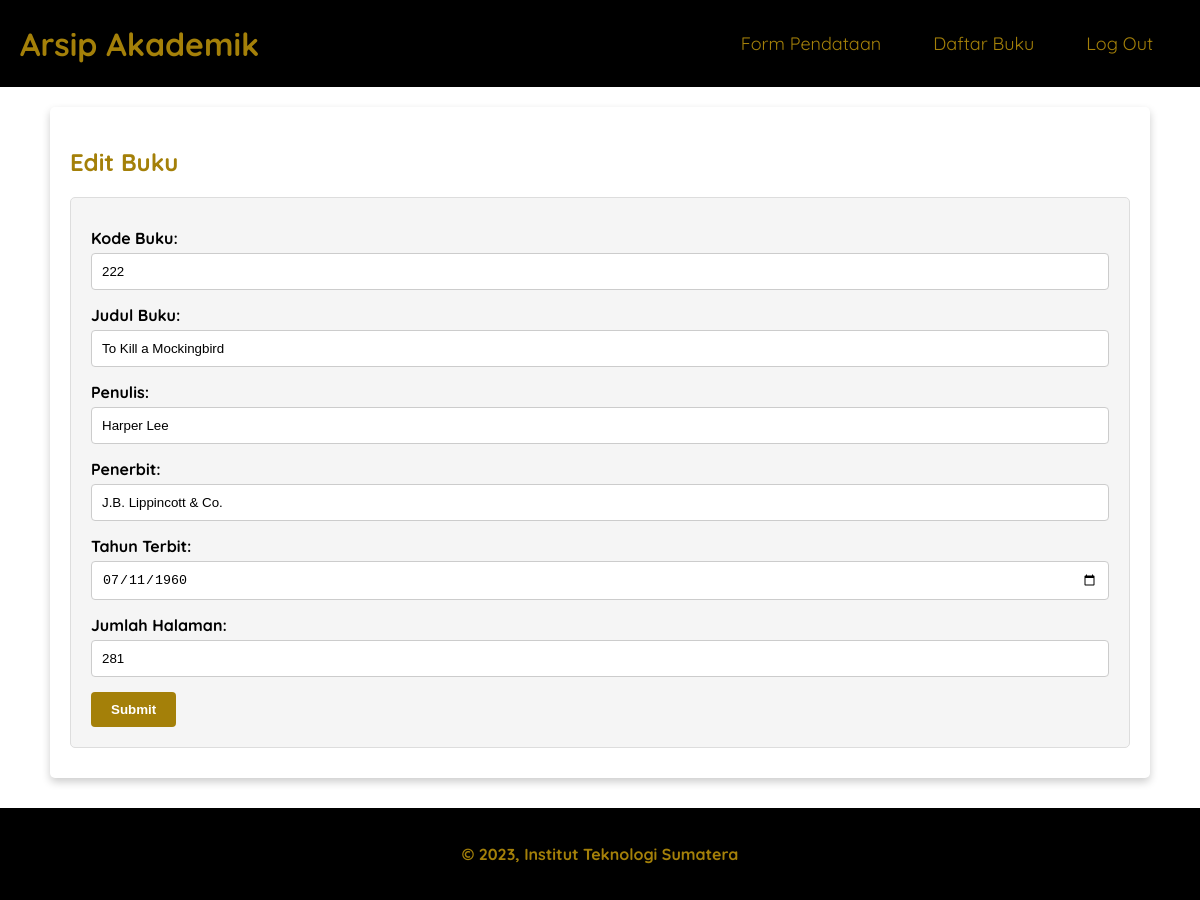
The page /editbuku.php?kode_buku=222 on the database its author committed.
### tables this page shows
CREATE TABLE `buku` (
  `kode_buku` int(10) NOT NULL,
  `judul_buku` varchar(100) DEFAULT NULL,
  `penulis` varchar(100) DEFAULT NULL,
  `penerbit` varchar(100) DEFAULT NULL,
  `tahun_terbit` date DEFAULT NULL,
  `jumlah_halaman` int(10) DEFAULT NULL
);

### editbuku.php (the view, shortened to what this page needs)
<?php
include "koneksi.php";
if(isset($_GET['kode_buku'])) {
    $kode_buku = $_GET['kode_buku'];
    $query = "SELECT * FROM buku WHERE kode_buku = '$kode_buku'";
    $result = mysqli_query($koneksi, $query);
    if ($result) {
        $row = mysqli_fetch_assoc($result);
        ?>
        <!DOCTYPE html>
        <html lang="en">
        <head>
            <link rel="stylesheet" href="style/style.css">
        </head>
        <body>
            <header class="header-logo">
                <h1>Arsip Akademik</h1>
                <nav>
                    <ul class="nav-list">
                        <li><a href="form.php">Form Pendataan</a></li>
                        <li><a href="index.php">Daftar Buku</a></li>
                        <li><a href="logout.php">Log Out</a></li>
                    </ul>
                </nav>
            </header>
            <main>
                <div id="content">
                    <article class="card">
                        <h1>Edit Buku</h1>
                        <div class="form">
                            <form id="editBookForm" action="edit.php" method="post" onsubmit="return validateForm()">
                                <label for="kode_buku">Kode Buku:</label>
                                <input type="number" id="kode_buku" name="kode_buku" value="<?php echo $row['kode_buku']; ?>" readonly><br>
                                <label for="judul_buku">Judul Buku:</label>
                                <input type="text" id="judul_buku" name="judul_buku" value="<?php echo $row['judul_buku']; ?>"><br>
                                <label for="penulis">Penulis:</label>
                                <input type="text" id="penulis" name="penulis" value="<?php echo $row['penulis']; ?>"><br>
                                <label for="penerbit">Penerbit:</label>
                                <input type="text" id="penerbit" name="penerbit" value="<?php echo $row['penerbit']; ?>"><br>
                                <label for="tahun_terbit">Tahun Terbit:</label>
                                <input type="date" id="tahun_terbit" name="tahun_terbit" value="<?php echo $row['tahun_terbit']; ?>"><br>
                                <label for="jumlah_halaman">Jumlah Halaman:</label>
                                <input type="number" id="jumlah_halaman" name="jumlah_halaman" value="<?php echo $row['jumlah_halaman']; ?>"><br>
                                <button type="submit">Submit</button>
                            </form>
                        </div>
                    </article>
                </div>
            </main>
            <footer>
                <p>&#169; 2023, Institut Teknologi Sumatera</p>
            </footer>
        </body>
        </html>
        <?php
    } else {
        echo "Error: " . $query . "<br>" . mysqli_error($koneksi);
    }
} else {
    echo "Kode buku tidak valid.";
}
?>

### style/style.css (style rules this page uses)
* { box-sizing: border-box; }
header { display: inline; }
.header-logo { display: flex; align-items: center; justify-content: space-between; background-color: rgb(0, 0, 0); position: sticky; top: 0; }
.header-logo h1 { margin: 0; color: rgb(164, 128, 9); padding-left: 20px; }
nav a { font-size: 18px; font-weight: 400; text-decoration: none; padding-left: 5px; color: rgb(164, 128, 9); }
nav ul { padding-inline: 4rem; display: flex; gap: 2rem; }
.nav-list { list-style: none; margin: 12px; padding: 20px; display: flex; }
.nav-list li { padding-right: 15px; }
body { font-family: 'Quicksand', sans-serif; margin: 0; padding: 0; }
h1 { color: rgb(164, 128, 9); }
main { padding: 20px; display: flex; gap: 1.5rem; }
.card { box-shadow: 0 4px 8px rgba(0, 0, 0, 0.2); border-radius: 5px; padding: 20px; margin: 0px 30px 10px 30px; }
#content { flex: 5; display: flex; flex-flow: column nowrap; gap: 1rem 2rem; }
footer { padding: 20px; color: rgb(164, 128, 9); background-color: rgb(0, 0, 0); text-align: center; font-weight: bold; }
.form { background-color: #f5f5f5; border: 1px solid #ddd; padding: 20px; border-radius: 5px; margin: 10px 0; }
.form label { font-weight: bold; display: block; margin-top: 10px; }
.form input[type="text"], .form input[type="number"], .form input[type="date"] { width: 100%; padding: 10px; margin: 5px 0; border: 1px solid #ccc; border-radius: 4px; }
.form button { background-color: rgb(164, 128, 9); color: white; padding: 10px 20px; border: none; border-radius: 4px; font-weight: bold; cursor: pointer; margin-top: 10px; }
@media screen and (max-width: 1200px) { main { flex-flow: column nowrap; } }

### rows shown on the page
buku: kode_buku "222", judul_buku "To Kill a Mockingbird", penulis "Harper Lee", penerbit "J.B. Lippincott & Co.", tahun_terbit "07/11/1960", jumlah_halaman "281"
